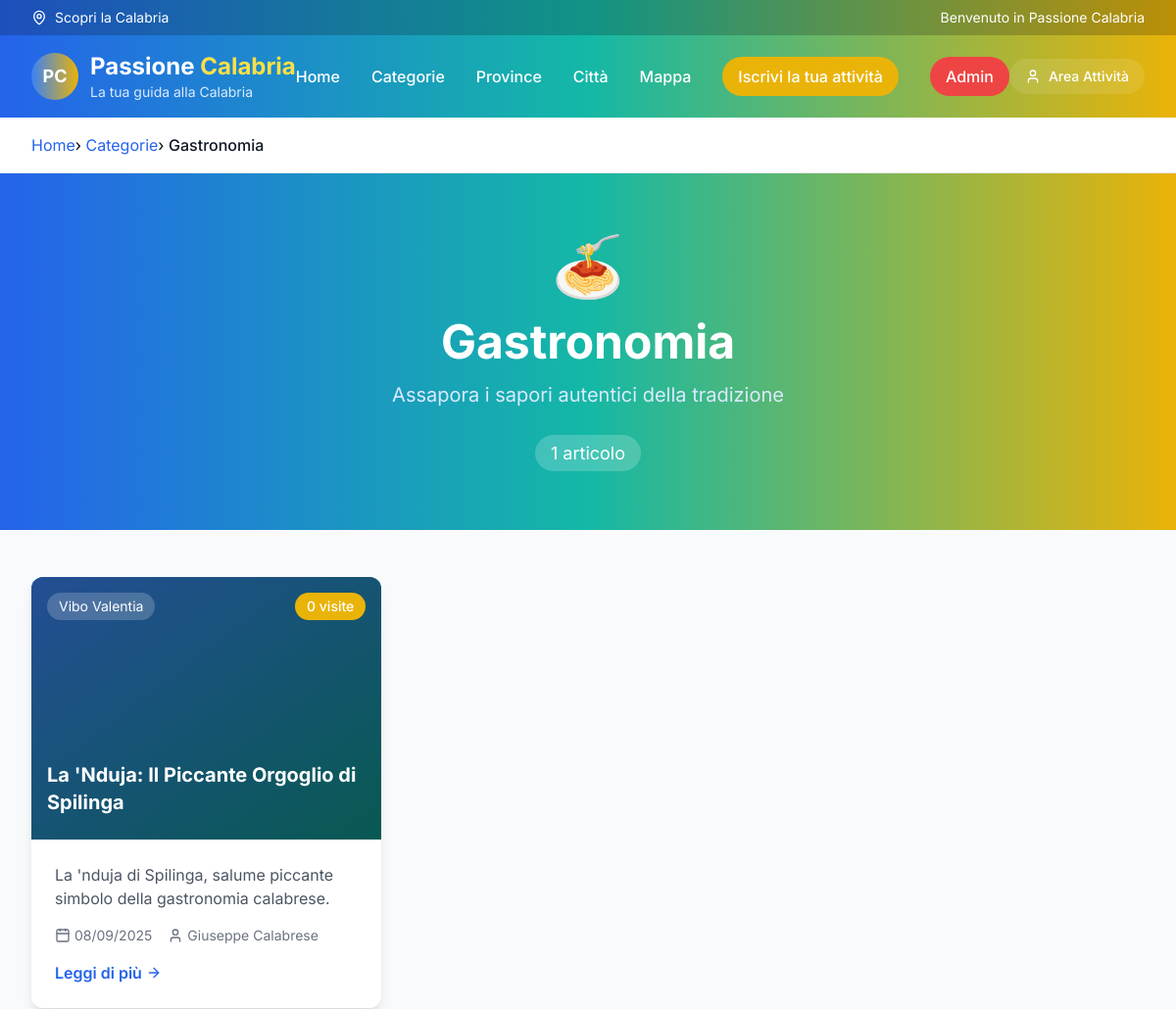
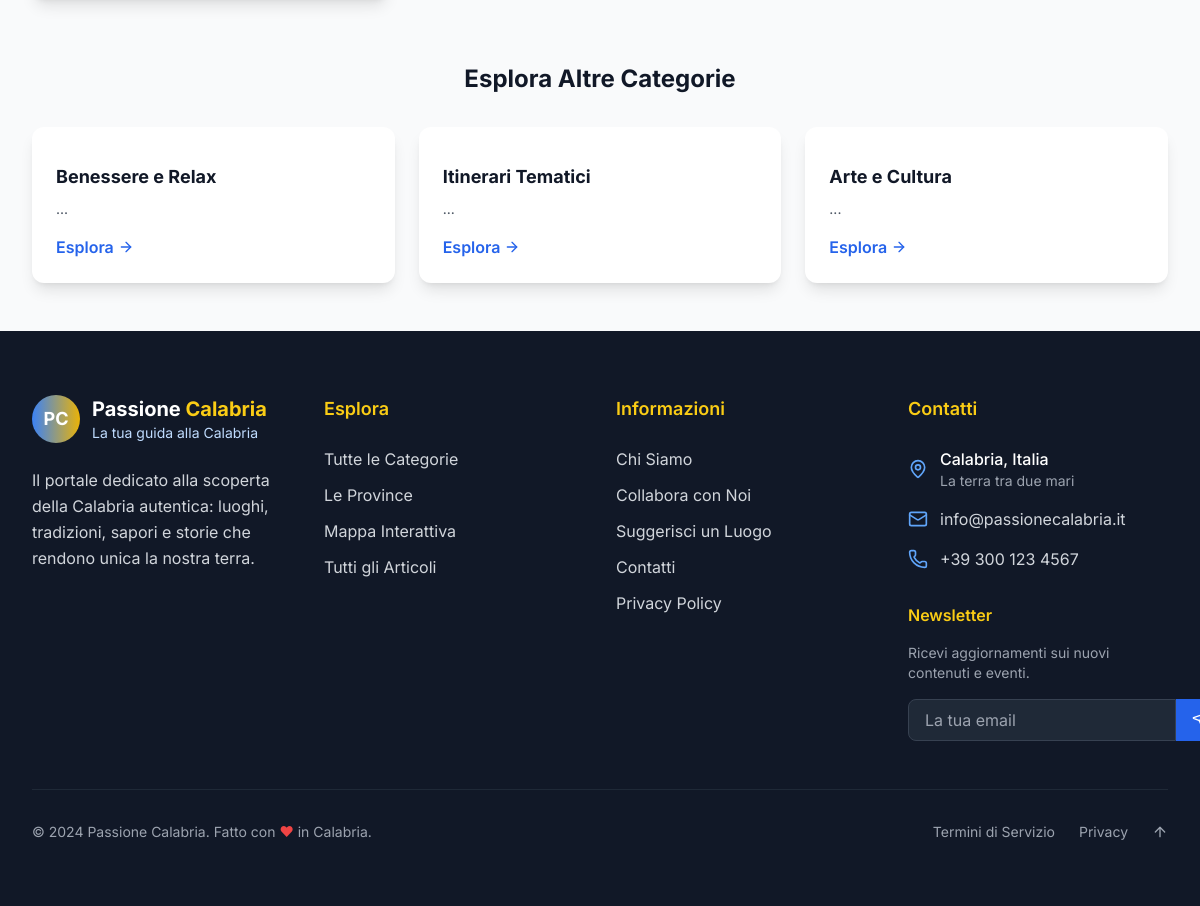
Screenshot of /categoria.php?id=3 with the database file from the repository (2 pictures, top to bottom).
### tables this page shows
CREATE TABLE `categories` (
  `id` int NOT NULL,
  `name` varchar(255) NOT NULL,
  `description` text,
  `icon` varchar(10) DEFAULT NULL,
  `created_at` timestamp NULL DEFAULT CURRENT_TIMESTAMP
);

CREATE TABLE `articles` (
  `id` int NOT NULL,
  `title` varchar(500) NOT NULL,
  `slug` varchar(500) NOT NULL,
  `content` longtext NOT NULL,
  `excerpt` text,
  `featured_image` varchar(500) DEFAULT NULL,
  `gallery_images` json DEFAULT NULL,
  `category_id` int NOT NULL,
  `province_id` int DEFAULT NULL,
  `city_id` int DEFAULT NULL,
  `author` varchar(255) DEFAULT NULL,
  `status` enum('draft','published','archived') DEFAULT 'published',
  `featured` tinyint(1) DEFAULT '0',
  `views` int DEFAULT '0',
  `latitude` decimal(10,8) DEFAULT NULL,
  `longitude` decimal(11,8) DEFAULT NULL,
  `allow_user_uploads` tinyint(1) DEFAULT '1',
  `created_at` timestamp NULL DEFAULT CURRENT_TIMESTAMP,
  `updated_at` timestamp NULL DEFAULT CURRENT_TIMESTAMP ON UPDATE CURRENT_TIMESTAMP,
  `json_data` json DEFAULT NULL,
  `hero_image` varchar(255) DEFAULT NULL,
  `logo` varchar(255) DEFAULT NULL
);

CREATE TABLE `provinces` (
  `id` int NOT NULL,
  `name` varchar(255) NOT NULL,
  `description` text,
  `image_path` varchar(500) DEFAULT NULL,
  `created_at` timestamp NULL DEFAULT CURRENT_TIMESTAMP
);

### includes/db_config.php (called while the page is built, shortened)
<?php
function getDatabaseConfig() {
    $host = getenv('DB_HOST');
    $dbname = getenv('DB_NAME');
    $username = getenv('DB_USER');
    $password = getenv('DB_PASSWORD');
    if (!$host) {
        $host = 'db5018301966.hosting-data.io';
        $dbname = 'dbs14504718';
        $username = 'dbu1167357';
        $password = 'Barboncino692@@';
    }
    return [
        'host' => $host,
        'dbname' => $dbname,
        'username' => $username,
        'password' => $password
    ];
}
?>

### includes/database_mysql.php (called while the page is built, shortened)
<?php
require_once __DIR__ . '/db_config.php';
class Database {
    public $pdo;
    private $connection_error = false;
    public function __construct() {
        $config = getDatabaseConfig();
        $this->host = $config['host'];
        $this->dbname = $config['dbname'];
        $this->username = $config['username'];
        $this->password = $config['password'];
        try {
            $dsn = "mysql:host={$this->host};dbname={$this->dbname};charset=utf8mb4";
            $options = [
                PDO::ATTR_ERRMODE => PDO::ERRMODE_EXCEPTION,
                PDO::ATTR_DEFAULT_FETCH_MODE => PDO::FETCH_ASSOC,
                PDO::ATTR_EMULATE_PREPARES => false,
            ];
            $this->pdo = new PDO($dsn, $this->username, $this->password, $options);
        } catch (PDOException $e) {
            $this->connection_error = true;
            $this->error_message = 'Errore connessione database MySQL: ' . $e->getMessage();
            error_log($this->error_message);
            $this->pdo = null;
        }
    }
    public function isConnected() {
        return !$this->connection_error && $this->pdo !== null;
    }
    public function getCategories() {
        $stmt = $this->pdo->prepare('SELECT * FROM categories ORDER BY name');
        $stmt->execute();
        return $stmt->fetchAll();
    }
    public function getCategoryById($id) {
        $stmt = $this->pdo->prepare('SELECT * FROM categories WHERE id = ?');
        $stmt->execute([$id]);
        return $stmt->fetch();
    }
    public function getArticlesByCategory($categoryId, $limit = null) {
        $sql = 'SELECT a.id, a.title, a.slug, a.content, a.excerpt, a.category_id, a.province_id, a.city_id, a.status, a.author, a.featured_image, a.gallery_images, a.created_at, a.updated_at, a.views, a.featured, c.name as category_name, p.name as province_name FROM articles a LEFT JOIN categories c ON a.category_id = c.id LEFT JOIN provinces p ON a.province_id = p.id WHERE a.category_id = ? AND a.status = ? ORDER BY a.created_at DESC';
        $stmt = $this->pdo->prepare($sql);
        $stmt->execute([$categoryId, 'published']);
        return $stmt->fetchAll();
    }
    public function getArticleCountByCategory($categoryId) {
        $stmt = $this->pdo->prepare('SELECT COUNT(*) as count FROM articles WHERE category_id = ? AND status = ?');
        $stmt->execute([$categoryId, 'published']);
        $result = $stmt->fetch();
        return $result ? $result['count'] : 0;
    }
    public function __destruct() {
        $this->pdo = null;
    }
}
?>

### includes/config.php (called while the page is built, shortened)
<?php
function formatDate($date) {
    return date('d/m/Y', strtotime($date));
}
?>

### includes/maintenance_check.php (called while the page is built, shortened)
<?php
try {
    $db = new Database();
} catch (Exception $e) {
    error_log("Errore controllo manutenzione: " . $e->getMessage());
}
?>

### categoria.php (the view, shortened to what this page needs)
<?php
require_once 'includes/config.php';
require_once 'includes/database_mysql.php';
$db = new Database();
$categoryId = (int)$_GET['id'];
$category = $db->getCategoryById($categoryId);
$articles = $db->getArticlesByCategory($categoryId);
$articleCount = $db->getArticleCountByCategory($categoryId);
?>
<!DOCTYPE html>
<html lang="it">
<head>
    <script src="https://cdn.tailwindcss.com"></script>
    <link rel="stylesheet" href="assets/css/style.css">
</head>
<body class="bg-gray-50">
    <?php include 'includes/header.php'; ?>
    <div class="bg-white border-b border-gray-200">
        <div class="max-w-7xl mx-auto px-4 sm:px-6 lg:px-8 py-4">
            <nav class="breadcrumb">
                <span class="breadcrumb-item"><a href="index.php" class="text-blue-600 hover:text-blue-700">Home</a></span>
                <span class="breadcrumb-item"><a href="categorie.php" class="text-blue-600 hover:text-blue-700">Categorie</a></span>
                <span class="breadcrumb-item text-gray-900 font-medium"><?php echo htmlspecialchars($category['name']); ?></span>
            </nav>
        </div>
    </div>
    <div class="bg-gradient-to-r from-blue-600 via-teal-500 to-yellow-500 text-white py-16">
        <div class="max-w-7xl mx-auto px-4 sm:px-6 lg:px-8 text-center">
            <div class="text-6xl mb-6"><?php echo $category['icon']; ?></div>
            <h1 class="text-4xl md:text-5xl font-bold mb-4">
                <?php echo htmlspecialchars($category['name']); ?>
            </h1>
            <p class="text-xl text-blue-100 max-w-3xl mx-auto">
                <?php echo htmlspecialchars($category['description']); ?>
            </p>
            <div class="mt-8">
                <span class="bg-white/20 backdrop-blur-sm text-white px-4 py-2 rounded-full text-lg">
                    <?php echo $articleCount; ?> <span><?php echo $articleCount == 1 ? 'articolo' : 'articoli'; ?></span>
                </span>
            </div>
        </div>
    </div>
    <main class="py-12">
        <div class="max-w-7xl mx-auto px-4 sm:px-6 lg:px-8">
            <?php if (!empty($articles)): ?>
            <div class="grid grid-cols-1 md:grid-cols-2 lg:grid-cols-3 gap-8">
                <?php foreach ($articles as $article): ?>
                <article class="bg-white rounded-xl shadow-lg overflow-hidden hover:shadow-2xl transition-all duration-300 group">
                    <div class="aspect-[4/3] bg-gradient-to-br from-blue-500 to-teal-600 relative overflow-hidden">
                        <?php if ($article['featured_image']): ?>
                        <img src="<?php echo htmlspecialchars($article['featured_image']); ?>"
                             alt="<?php echo htmlspecialchars($article['title']); ?>"
                             class="w-full h-full object-cover group-hover:scale-105 transition-transform duration-300">
                        <?php else: ?>
                        <div class="absolute inset-0 bg-gradient-to-br from-blue-500 to-teal-600"></div>
                        <?php endif; ?>
                        <div class="absolute inset-0 bg-black/40"></div>
                        <div class="absolute top-4 left-4 right-4">
                            <div class="flex justify-between items-start">
                                <span class="bg-white/20 backdrop-blur-sm text-white px-3 py-1 rounded-full text-sm">
                                    <?php echo htmlspecialchars($article['province_name'] ?? 'Calabria'); ?>
                                </span>
                                <span class="bg-yellow-500 text-white px-3 py-1 rounded-full text-sm font-medium">
                                    <?php echo $article['views']; ?> <span>visite</span>
                                </span>
                            </div>
                        </div>
                        <div class="absolute bottom-4 left-4 right-4 text-white">
                            <h2 class="text-xl font-bold mb-2 line-clamp-2">
                                <?php echo htmlspecialchars($article['title']); ?>
                            </h2>
                        </div>
                    </div>
                    <div class="p-6">
                        <p class="text-gray-600 mb-4 line-clamp-3">
                            <?php echo htmlspecialchars($article['excerpt']); ?>
                        </p>
                        <div class="flex items-center justify-between mb-4">
                            <div class="flex items-center space-x-4 text-sm text-gray-500">
                                <span class="flex items-center">
                                    <i data-lucide="calendar" class="w-4 h-4 mr-1"></i>
                                    <?php echo formatDate($article['created_at']); ?>
                                </span>
                                <span class="flex items-center">
                                    <i data-lucide="user" class="w-4 h-4 mr-1"></i>
                                    <?php echo htmlspecialchars($article['author']); ?>
                                </span>
                            </div>
                        </div>
                        <a href="articolo.php?slug=<?php echo $article['slug']; ?>"
                           class="inline-flex items-center text-blue-600 hover:text-blue-700 font-semibold transition-colors">
                            <span>Leggi di più</span> <i data-lucide="arrow-right" class="w-4 h-4 ml-1"></i>
                        </a>
                    </div>
                </article>
                <?php endforeach; ?>
            </div>
            <?php endif; ?>
            <div class="mt-16">
                <h3 class="text-2xl font-bold text-gray-900 mb-8 text-center">
                    Esplora Altre Categorie
                </h3>
                <div class="grid grid-cols-1 md:grid-cols-3 gap-6">
                    <?php
                    $otherCategories = array_filter($db->getCategories(), function($cat) use ($categoryId) {
                        return $cat['id'] != $categoryId;
                    });
                    $randomCategories = array_slice($otherCategories, 0, 3);
                    ?>
                    <?php foreach ($randomCategories as $relatedCategory): ?>
                    <a href="categoria.php?id=<?php echo $relatedCategory['id']; ?>"
                       class="block bg-white rounded-xl shadow-lg p-6 hover:shadow-xl transition-all group">
                        <h4 class="text-lg font-bold text-gray-900 mb-2 group-hover:text-blue-600 transition-colors">
                            <?php echo htmlspecialchars($relatedCategory['name']); ?>
                        </h4>
                        <p class="text-gray-600 text-sm mb-4">
                            <?php echo htmlspecialchars(substr($relatedCategory['description'], 0, 100)); ?>...
                        </p>
                        <div class="flex items-center text-blue-600 font-semibold">
                            <span>Esplora</span> <i data-lucide="arrow-right" class="w-4 h-4 ml-1"></i>
                        </div>
                    </a>
                    <?php endforeach; ?>
                </div>
            </div>
        </div>
    </main>
    <?php include 'includes/footer.php'; ?>
</body>
</html>

### assets/css/style.css (style rules this page uses)
:root { --calabria-blue: #2563eb; --calabria-blue-light: #3b82f6; --calabria-blue-dark: #1d4ed8; --calabria-gold: #f59e0b; --calabria-gold-light: #fbbf24; --calabria-gold-dark: #d97706; --calabria-teal: #14b8a6; --calabria-green: #10b981; }
* { scroll-behavior: smooth; }
body { font-family: 'Inter', -apple-system, BlinkMacSystemFont, 'Segoe UI', Roboto, sans-serif; line-height: 1.6; }
.animate-fade-in-up { animation: fadeInUp 0.6s ease-out; }
.breadcrumb { @apply flex items-center space-x-2 text-sm text-gray-600; }
.breadcrumb-item:not(:last-child)::after { content: '›'; @apply ml-2 text-gray-400; }

### rows the page displays
categories: name "Gastronomia", icon "🍝", description "Assapora i sapori autentici della tradizione"
articles: province.name "Vibo Valentia", views "0", title "La 'Nduja: Il Piccante Orgoglio di Spilinga", excerpt "La 'nduja di Spilinga, salume piccante simbolo della gastronomia calabrese.", created_at "08/09/2025", author "Giuseppe Calabrese"
categories: name "Benessere e Relax"
categories: name "Itinerari Tematici"
categories: name "Arte e Cultura"

### other values shown
$articleCount "1"
